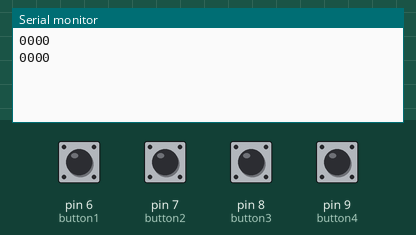
Simulated run of this sketch. Board: Arduino Uno, built with avr-gcc and run on an emulated ATmega328P. Parts: the last lines printed to the serial monitor. The test bench sets the inputs (shaded band); at power-on: pin 6 (button1), pin 7 (button2), pin 8 (button3), pin 9 (button4) LOW.

Above: at 6.8 s.
6.9 s: pin 6 (button1) pulled HIGH for 3 s
11.4 s: pin 7 (button2) pulled HIGH for 3 s
At 15.7 s:
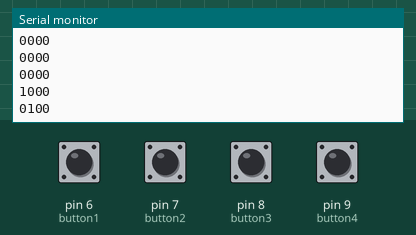
15.9 s: pin 8 (button3) pulled HIGH for 3 s
20.4 s: pin 9 (button4) pulled HIGH for 3 s
At 24.5 s:
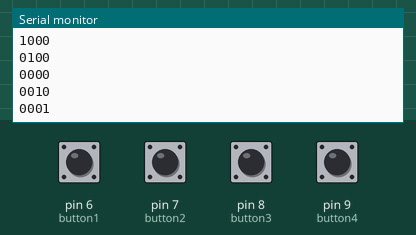
Timing chart, 0 to 25.9 s (numbered marks = the images above; inputs shaded):
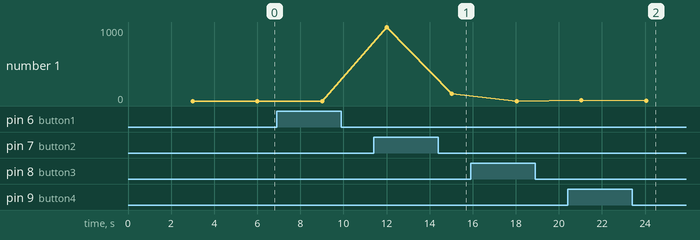

The sketch:

mazegame_autobot.ino
```cpp
#include <SoftwareSerial.h>
SoftwareSerial Bluetooth(4,5); // RX | TX
int button1= 6;	 //button connected at D6
int button2= 7;	//button connected at D7
int button3= 8;	//button connected at D8
int button4= 9;	//button connected at D9


void setup()
{
  Serial.begin(9600);
  Bluetooth.begin(9600);	 //bluetooth communication
  pinMode(6,INPUT);	// button as input
  pinMode(7,INPUT);	// button as input
  pinMode(8,INPUT);	// button as input
  pinMode(9,INPUT);	// button as input


}

void loop()
{
   int sensor_value1= digitalRead(button1);// reading the values
   int sensor_value2= digitalRead(button2);// reading the values
   int sensor_value3= digitalRead(button3);// reading the values
   int sensor_value4= digitalRead(button4);// reading the values
   delay(3000);

   Serial.print(sensor_value1);	//display on serial monitor
   Serial.print(sensor_value2); 	//display on serial monitor
   Serial.print(sensor_value3); 	//display on serial monitor
   Serial.println(sensor_value4); 	//display on serial monitor

   Bluetooth.print(sensor_value1);// send the data through bluetooth
   Bluetooth.print(sensor_value2);// send the data through bluetooth
   Bluetooth.print(sensor_value3);// send the data through bluetooth
   Bluetooth.println(sensor_value4);// send the data through bluetooth


}
```

Measured:
- after the input at 11.4 s, the serial monitor: prints a new line after 3.6 s (image 1)
- after the input at 20.4 s, the serial monitor: prints a new line after 3.6 s (image 2)
- plotted number 1: 0 → 100 after the input at 11.4 s, 0 → 1 after the input at 20.4 s
